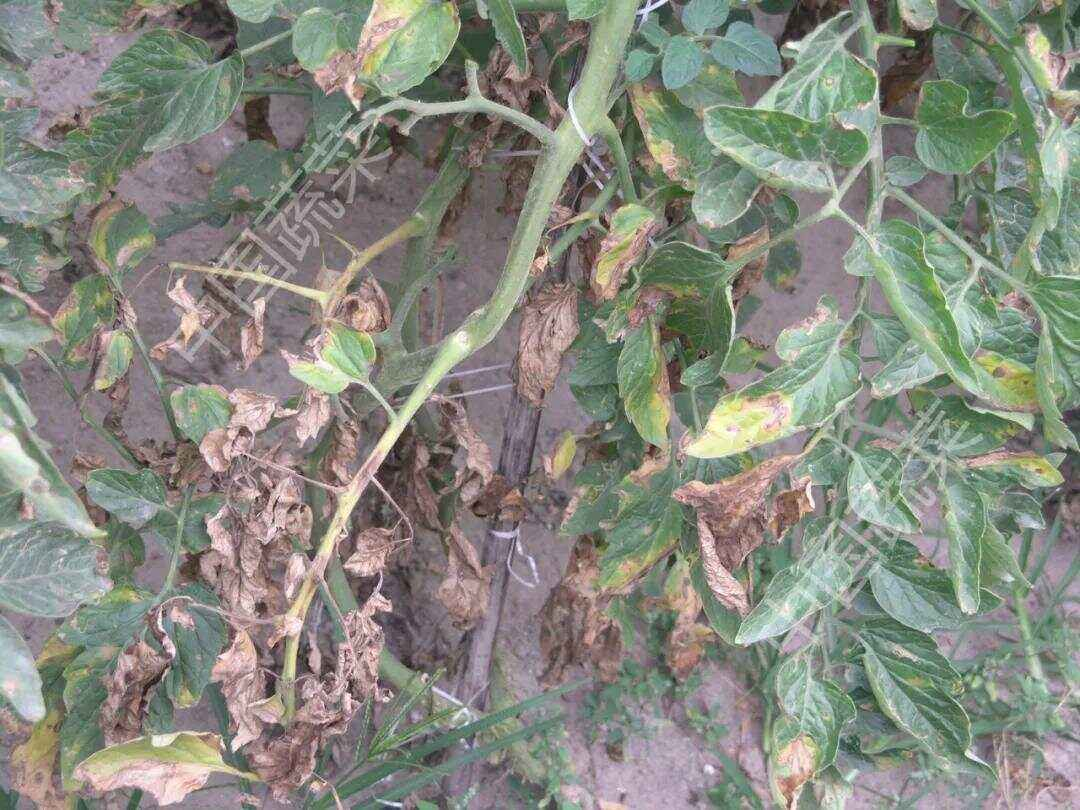
#> input picture tools/dataset_collector/test/test/0/00000.jpg, 1080 x 810 px
$ python filter_dataset_quality.py --input-dir test/test/0 --output-dir out
#> lines starting #> are read from the running program, lines starting #| are printed output that depends on the picture
#!/usr/bin/env python
# -*- coding: utf-8 -*-

import argparse
import csv
import hashlib
import json
import math
import os
import shutil
from collections import Counter, defaultdict
from dataclasses import asdict, dataclass
from datetime import datetime
from itertools import combinations
from pathlib import Path
from typing import Any, DefaultDict, Dict, Iterable, List, Optional, Sequence, Tuple

from PIL import Image, ImageOps, UnidentifiedImageError


def _get_flat_data(img: Image.Image) -> list:
    """Compatibility wrapper: use get_flattened_data (Pillow >=12.2) or fall back to getdata."""
    if hasattr(img, "get_flattened_data"):
        return list(img.get_flattened_data())
    return list(img.getdata())


IMAGE_EXTENSIONS = {".jpg", ".jpeg", ".png", ".bmp", ".webp"}
DEFAULT_COMPANION_FILES = ("labels.json", "provenance.json")


@dataclass(frozen=True)
class FilterOptions:
    input_dir: Path
    output_dir: Path
    metadata_csv: Optional[Path] = None
    copy_mode: str = "link"
    overwrite: bool = False
    min_file_size: int = 1024
    min_dimension: int = 96
    min_stddev: float = 3.0
    min_entropy: float = 1.0
    near_duplicate_hamming: int = 0
    near_bucket_bits: int = 16
    label_column: str = "label_name"
    max_images: Optional[int] = None
    progress_interval: int = 5000


@dataclass(frozen=True)
class ImageRecord:
    path: Path
    relative_path: str
    metadata: Dict[str, str]
    label_key: str


@dataclass
class ImageMetrics:
    file_size: int = 0
    width: int = 0
    height: int = 0
    stddev: float = 0.0
    entropy: float = 0.0
    sha256: str = ""
    ahash: int = 0


def parse_args() -> FilterOptions:
    parser = argparse.ArgumentParser(
        description="Create an auditable filtered copy of an image-classification dataset export.",
    )
    parser.add_argument("--input-dir", type=Path, required=True, help="Input dataset directory")
    parser.add_argument("--output-dir", type=Path, required=True, help="Filtered dataset output directory")
    parser.add_argument(
        "--metadata-csv",
        type=Path,
        default=None,
        help="Metadata CSV with file_name and label columns. Defaults to <input-dir>/metadata.csv when present.",
    )
    parser.add_argument("--copy-mode", choices=["copy", "link"], default="link", help="Copy files or create hard links")
    parser.add_argument("--overwrite", action="store_true", help="Replace output directory if it already exists")
    parser.add_argument("--min-file-size", type=int, default=1024, help="Reject files smaller than this many bytes")
    parser.add_argument("--min-dimension", type=int, default=96, help="Reject images whose shorter side is smaller")
    parser.add_argument("--min-stddev", type=float, default=3.0, help="Reject very low-contrast grayscale images")
    parser.add_argument("--min-entropy", type=float, default=1.0, help="Reject very low-information grayscale images")
    parser.add_argument(
        "--near-duplicate-hamming",
        type=int,
        default=0,
        help="aHash Hamming distance for near-duplicate rejection. 0 disables near-duplicate filtering.",
    )
    parser.add_argument(
        "--near-bucket-bits",
        type=int,
        default=16,
        help="Number of high-order aHash bits used for near-duplicate candidate buckets.",
    )
    parser.add_argument("--label-column", default="label_name", help="Metadata column used for same-label dedupe")
    parser.add_argument("--max-images", type=int, default=None, help="Optional cap for smoke tests")
    parser.add_argument("--progress-interval", type=int, default=5000, help="Print progress every N images")
    args = parser.parse_args()
    return FilterOptions(**vars(args))


def is_image_file(path: Path) -> bool:
    return path.suffix.lower() in IMAGE_EXTENSIONS


def normalize_relative(path_value: str) -> str:
    return str(Path(path_value)).replace("\\", "/")


def safe_resolve(path: Path) -> Path:
    return path.expanduser().resolve()


def ensure_output_dir(input_dir: Path, output_dir: Path, overwrite: bool) -> None:
    input_dir = safe_resolve(input_dir)
    output_dir = safe_resolve(output_dir)
    if input_dir == output_dir:
        raise ValueError("--output-dir must be different from --input-dir")
    if output_dir.exists() and overwrite:
        shutil.rmtree(output_dir)
    elif output_dir.exists() and any(output_dir.iterdir()):
        raise FileExistsError(f"Output directory already exists and is not empty: {output_dir}")
    output_dir.mkdir(parents=True, exist_ok=True)


# [26 lines left out: function iter_records_from_metadata, not called in this run]


def iter_records_from_directory(input_dir: Path, max_images: Optional[int]) -> Tuple[List[ImageRecord], List[str]]:
    records: List[ImageRecord] = []
    for path in sorted(input_dir.rglob("*")):
        if max_images is not None and len(records) >= max_images:
            break
        if not path.is_file() or not is_image_file(path):
            continue
        relative_path = normalize_relative(str(path.relative_to(input_dir)))
        label_key = path.parent.name
        records.append(
            ImageRecord(
                path=path,
                relative_path=relative_path,
                metadata={
                    "file_name": relative_path,
                    "split": path.parent.parent.name if path.parent.parent != input_dir else "",
                    "label": "",
                    "label_name": label_key,
                    "source": "",
                    "source_url": "",
                    "license": "",
                    "original_path": relative_path,
                },
                label_key=label_key,
            ),
        )
#> pass 2 of the loop in iter_records_from_directory, `for path in sorted(input_dir.rglob("*")):`:
#> the loop in copy_companion_files, `for filename in DEFAULT_COMPANION_FILES:` made 2 passes; (reads tools/dataset_collector/test/labels.json from the repository)
    return records, ["file_name", "split", "label", "label_name", "source", "source_url", "license", "original_path"]


def load_records(options: FilterOptions) -> Tuple[List[ImageRecord], List[str], Optional[Path]]:
    metadata_csv = options.metadata_csv
    default_metadata = options.input_dir / "metadata.csv"
    if metadata_csv is None and default_metadata.exists():
        metadata_csv = default_metadata

    if metadata_csv is not None:
        return (*iter_records_from_metadata(options.input_dir, metadata_csv, options.label_column, options.max_images), metadata_csv)
    records, fieldnames = iter_records_from_directory(options.input_dir, options.max_images)
    return records, fieldnames, None


def file_sha256(path: Path) -> str:
    digest = hashlib.sha256()
    with open(path, "rb") as f:
        for chunk in iter(lambda: f.read(1024 * 1024), b""):
            digest.update(chunk)
    return digest.hexdigest()


def image_entropy(gray: Image.Image) -> float:
    histogram = gray.histogram()
    total = sum(histogram)
    if total == 0:
        return 0.0
    entropy = 0.0
    for count in histogram:
        if count:
            probability = count / total
            entropy -= probability * math.log2(probability)
    return entropy


def average_hash(gray: Image.Image) -> int:
    small = gray.resize((8, 8), Image.Resampling.LANCZOS)
    values = _get_flat_data(small)
    mean = sum(values) / len(values)
    result = 0
    for value in values:
        result = (result << 1) | int(value >= mean)
    return result


def analyze_image(path: Path) -> ImageMetrics:
    metrics = ImageMetrics(file_size=path.stat().st_size, sha256=file_sha256(path))
    with Image.open(path) as image:
#> image is the input picture: PIL image 1080x810 RGB; mean R, G, B 135, 137.5, 127.3
        image.load()
        image = ImageOps.exif_transpose(image)
        metrics.width, metrics.height = image.size
        gray = ImageOps.grayscale(image)
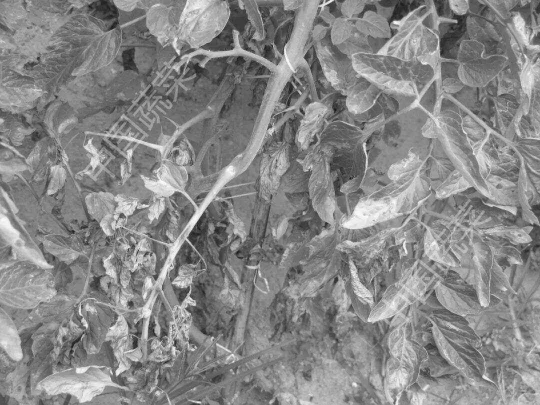
#> gray: PIL image 1080x810 L (shown at 1/2 size); min 3, max 254, mean 135.6
        small = gray.resize((64, 64), Image.Resampling.LANCZOS)
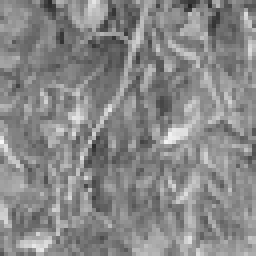
#> small: PIL image 64x64 L (shown 4 times larger); min 36, max 247, mean 135.6
        values = _get_flat_data(small)
#> values = 4096 values, max 247 at index 2240, min 36 at index 111, mean 135.6
        mean = sum(values) / len(values)
#> mean = 135.6
        variance = sum((value - mean) ** 2 for value in values) / len(values)
#> variance = 866.7
        metrics.stddev = math.sqrt(variance)
#> metrics.stddev = 29.44
        metrics.entropy = image_entropy(small)
#> in image_entropy, `histogram = gray.histogram()`: histogram = 256 values, max 71 at index 129, min 0 at index 0, mean 16
#> in image_entropy, `total = sum(histogram)`: total = 4096
#> the loop in image_entropy, `for count in histogram:` made 256 passes
#> (count, probability, entropy) on passes 37, 44, 46, 49, 52, 55, 56, 57: (1, 0.000244, 0.00293), (1, 0.000244, 0.00586), (1, 0.000244, 0.00879), (1, 0.000244, 0.0117), (3, 0.000732, 0.0193), (2, 0.000488, 0.0247), (7, 0.00171, 0.0404), (1, 0.000244, 0.0434)
#> after the loop in image_entropy, `for count in histogram:`: entropy = 6.87
#> metrics.entropy = 6.87
        metrics.ahash = average_hash(gray)
#> in average_hash, `values = _get_flat_data(small)`: values = 64 values, max 167 at index 37, min 104 at index 11, mean 135.2
#> in average_hash, `mean = sum(values) / len(values)`: mean = 135.2
#> the loop in average_hash, `for value in values:` made 64 passes
#> (value, result) on passes 1 to 8: (140, 1), (108, 2), (151, 5), (125, 10), (127, 20), (138, 41), (116, 82), (120, 164)
#> after the loop in average_hash, `for value in values:`: result = 11818575135636973519
#> metrics.ahash = 11818575135636973519
    return metrics


def quality_rejection_reason(metrics: ImageMetrics, options: FilterOptions) -> Optional[str]:
    if metrics.file_size < options.min_file_size:
        return "file_too_small"
    if min(metrics.width, metrics.height) < options.min_dimension:
        return "dimensions_too_small"
    if metrics.stddev < options.min_stddev:
        return "low_stddev"
    if metrics.entropy < options.min_entropy:
        return "low_entropy"
    return None


def build_hamming_masks(bits: int, max_distance: int) -> List[int]:
    if max_distance <= 0:
        return [0]
    positions = range(bits)
    masks = [0]
    for distance in range(1, max_distance + 1):
        for combo in combinations(positions, distance):
            mask = 0
            for bit_index in combo:
                mask |= 1 << bit_index
            masks.append(mask)
    return masks


def hash_prefix(value: int, bits: int) -> int:
    if bits <= 0:
        return 0
    return value >> (64 - bits)


def find_near_duplicate(
    label_key: str,
    image_hash: int,
    seen_hashes: DefaultDict[Tuple[str, int], List[Tuple[int, str]]],
    hamming_threshold: int,
    bucket_bits: int,
    prefix_masks: Sequence[int],
) -> Optional[str]:
    if hamming_threshold <= 0:
        return None
    prefix = hash_prefix(image_hash, bucket_bits)
    for mask in prefix_masks:
        candidate_prefix = prefix ^ mask
        for kept_hash, kept_relative_path in seen_hashes.get((label_key, candidate_prefix), []):
            if (image_hash ^ kept_hash).bit_count() <= hamming_threshold:
                return kept_relative_path
    return None


def copy_or_link(src: Path, dst: Path, mode: str) -> None:
    dst.parent.mkdir(parents=True, exist_ok=True)
    if dst.exists():
        dst.unlink()
    if mode == "link":
        try:
            os.link(src, dst)
            return
        except OSError:
            pass
    shutil.copy2(src, dst)


def copy_companion_files(input_dir: Path, output_dir: Path) -> None:
    for filename in DEFAULT_COMPANION_FILES:
        source = input_dir / filename
        if source.exists():
            shutil.copy2(source, output_dir / filename)


def write_csv(path: Path, rows: List[Dict[str, Any]], fieldnames: Sequence[str]) -> None:
    path.parent.mkdir(parents=True, exist_ok=True)
    with open(path, "w", newline="", encoding="utf-8") as f:
        writer = csv.DictWriter(f, fieldnames=list(fieldnames), extrasaction="ignore")
        writer.writeheader()
        writer.writerows(rows)


def write_rejections(path: Path, rows: List[Dict[str, Any]]) -> None:
    fieldnames = [
        "file_name",
        "label_key",
        "reason",
        "duplicate_of",
        "file_size",
        "width",
        "height",
        "stddev",
        "entropy",
        "sha256",
        "ahash",
        "source",
        "original_path",
    ]
    write_csv(path, rows, fieldnames)


def append_filter_card(output_dir: Path, report: Dict[str, Any]) -> None:
    section = [
        "",
        "## Quality Filter",
        "",
        f"- Filtered export generated: `{report['generated_at']}`",
        f"- Input images checked: `{report['input_images']}`",
        f"- Images kept: `{report['kept_images']}`",
        f"- Images rejected: `{report['rejected_images']}`",
        f"- Exact duplicates removed: `{report['rejection_counts'].get('exact_duplicate', 0)}`",
        f"- Near duplicates removed: `{report['rejection_counts'].get('near_duplicate', 0)}`",
        f"- Corrupt or unreadable files removed: `{report['rejection_counts'].get('invalid_image', 0)}`",
        "",
        "Filter artifacts:",
        "",
        "- `filter_report.json`: aggregate counts and thresholds.",
        "- `rejections.csv`: one row per excluded file with reason and duplicate source when applicable.",
        "- `metadata.csv`: filtered rows only.",
        "",
    ]
    for filename in ("README.md", "dataset_card.md"):
        path = output_dir / filename
        existing = path.read_text(encoding="utf-8") if path.exists() else "# Filtered Plant Disease Dataset\n"
        path.write_text(existing.rstrip() + "\n" + "\n".join(section), encoding="utf-8")


# [22 lines left out: function build_rejection_row, not called in this run]


def run_filter(options: FilterOptions) -> Dict[str, Any]:
    input_dir = safe_resolve(options.input_dir)
    output_dir = safe_resolve(options.output_dir)
    effective_options = FilterOptions(**{**asdict(options), "input_dir": input_dir, "output_dir": output_dir})

    ensure_output_dir(input_dir, output_dir, options.overwrite)
    records, metadata_fieldnames, metadata_csv = load_records(effective_options)
    copy_companion_files(input_dir, output_dir)

    seen_sha: Dict[str, str] = {}
    seen_hashes: DefaultDict[Tuple[str, int], List[Tuple[int, str]]] = defaultdict(list)
    prefix_masks = build_hamming_masks(options.near_bucket_bits, options.near_duplicate_hamming)
    kept_rows: List[Dict[str, Any]] = []
    kept_audit_rows: List[Dict[str, Any]] = []
    rejected_rows: List[Dict[str, Any]] = []
    rejection_counts: Counter = Counter()
    split_counts: Counter = Counter()
    source_counts: Counter = Counter()
    label_counts: Counter = Counter()

    for index, record in enumerate(records, start=1):
        if not record.path.exists():
            reason = "missing_file"
            rejected_rows.append(build_rejection_row(record, reason))
            rejection_counts[reason] += 1
            continue

        try:
            metrics = analyze_image(record.path)
        except (OSError, UnidentifiedImageError, ValueError):
            reason = "invalid_image"
            rejected_rows.append(build_rejection_row(record, reason))
            rejection_counts[reason] += 1
            continue

        reason = quality_rejection_reason(metrics, effective_options)
        duplicate_of = ""
        if reason is None and metrics.sha256 in seen_sha:
            reason = "exact_duplicate"
            duplicate_of = seen_sha[metrics.sha256]
        if reason is None:
            duplicate_of = find_near_duplicate(
                record.label_key,
                metrics.ahash,
                seen_hashes,
                effective_options.near_duplicate_hamming,
                effective_options.near_bucket_bits,
                prefix_masks,
            )
            if duplicate_of:
                reason = "near_duplicate"

        if reason is not None:
            rejected_rows.append(build_rejection_row(record, reason, metrics, duplicate_of))
            rejection_counts[reason] += 1
        else:
            seen_sha[metrics.sha256] = record.relative_path
            prefix = hash_prefix(metrics.ahash, effective_options.near_bucket_bits)
#> prefix = 41988
            seen_hashes[(record.label_key, prefix)].append((metrics.ahash, record.relative_path))
            copy_or_link(record.path, output_dir / record.relative_path, effective_options.copy_mode)
            kept_rows.append(record.metadata)
            kept_audit_rows.append(
                {
                    "file_name": record.relative_path,
                    "label_key": record.label_key,
                    "source": record.metadata.get("source", ""),
                    "sha256": metrics.sha256,
                    "ahash": f"{metrics.ahash:016x}",
                    "width": metrics.width,
                    "height": metrics.height,
                    "stddev": round(metrics.stddev, 4),
                    "entropy": round(metrics.entropy, 4),
                },
            )
            split_counts[record.metadata.get("split", "")] += 1
            source_counts[record.metadata.get("source", "")] += 1
            label_counts[record.metadata.get("label_name", record.label_key)] += 1

        if effective_options.progress_interval and index % effective_options.progress_interval == 0:
            print(
                f"checked={index} kept={len(kept_rows)} rejected={len(rejected_rows)} "
                f"exact_dup={rejection_counts.get('exact_duplicate', 0)} "
                f"near_dup={rejection_counts.get('near_duplicate', 0)}",
                flush=True,
            )
#> pass 2 of the loop in run_filter, `for index, record in enumerate(records, start=1):`:
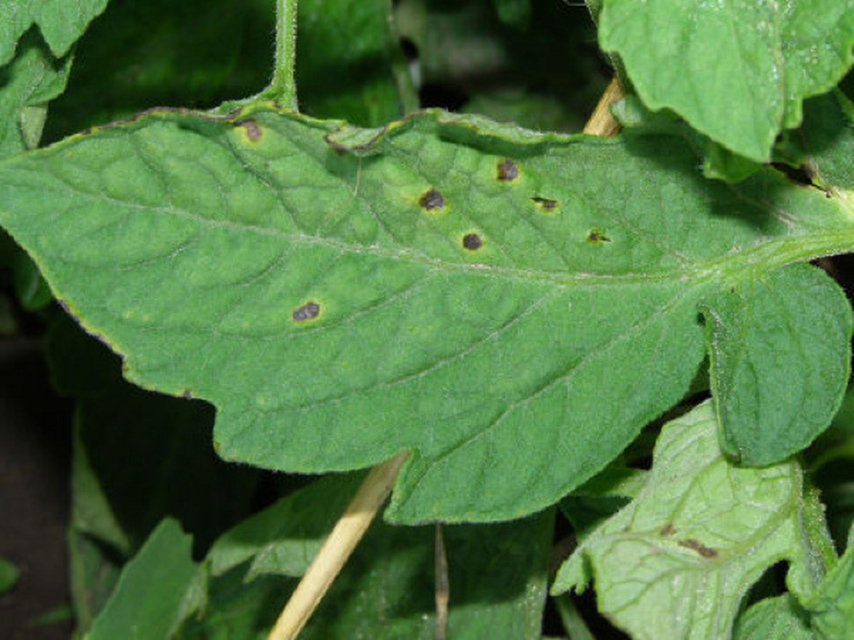
#> input picture tools/dataset_collector/test/test/0/00001.jpg, 1707 x 1280 px (shown at 1/2 size)
#> in analyze_image, image is the input picture: PIL image 1707x1280 RGB; mean R, G, B 80.8, 121.4, 66.5
#> in analyze_image (call 2), `gray = ImageOps.grayscale(image)`:
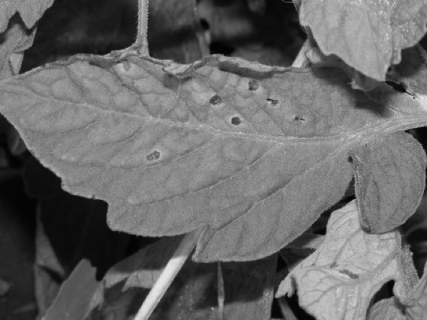
#> gray: PIL image 1707x1280 L (shown at 1/4 size); min 0, max 242, mean 103
#> in analyze_image (call 2), `small = gray.resize((64, 64), Image.Resampling.LANCZOS)`:
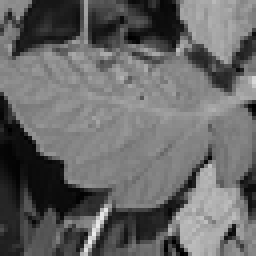
#> small: PIL image 64x64 L (shown 4 times larger); min 0, max 236, mean 103
#> in analyze_image (call 2), `values = _get_flat_data(small)`: values = 4096 values, max 236 at index 3735, min 0 at index 608, mean 103
#> in analyze_image (call 2), `mean = sum(values) / len(values)`: mean = 103
#> variance = 2645.4
#> metrics.stddev = 51.43
#> the loop in image_entropy (call 2), `for count in histogram:` made 256 passes
#> (count, probability, entropy) on passes 1, 4, 5, 6: (6, 0.00146, 0.0138), (7, 0.00171, 0.0349), (9, 0.0022, 0.0543), (12, 0.00293, 0.0789)
#> metrics.entropy = 7.19
#> the loop in average_hash (call 2), `for value in values:` made 64 passes
#> (value, result) on passes 1 to 4: (86, 0), (20, 0), (51, 0), (62, 0)
#> metrics.ahash = 226021655357293319
#> prefix = 802

    if "file_name" not in metadata_fieldnames:
        metadata_fieldnames = ["file_name", *metadata_fieldnames]
    write_csv(output_dir / "metadata.csv", kept_rows, metadata_fieldnames)
    write_rejections(output_dir / "rejections.csv", rejected_rows)
    write_csv(
        output_dir / "kept_audit.csv",
        kept_audit_rows,
        ["file_name", "label_key", "source", "sha256", "ahash", "width", "height", "stddev", "entropy"],
    )

    report = {
        "generated_at": datetime.now().isoformat(timespec="seconds"),
        "input_dir": str(input_dir),
        "output_dir": str(output_dir),
        "metadata_csv": str(metadata_csv) if metadata_csv else None,
        "copy_mode": effective_options.copy_mode,
        "thresholds": {
            "min_file_size": effective_options.min_file_size,
            "min_dimension": effective_options.min_dimension,
            "min_stddev": effective_options.min_stddev,
            "min_entropy": effective_options.min_entropy,
            "near_duplicate_hamming": effective_options.near_duplicate_hamming,
            "near_bucket_bits": effective_options.near_bucket_bits,
            "label_column": effective_options.label_column,
        },
        "input_images": len(records),
        "kept_images": len(kept_rows),
        "rejected_images": len(rejected_rows),
        "rejection_counts": dict(sorted(rejection_counts.items())),
        "split_counts": dict(sorted(split_counts.items())),
        "source_counts": dict(sorted(source_counts.items())),
        "class_count": len(label_counts),
        "top_rejected_reasons": rejection_counts.most_common(),
    }
    (output_dir / "filter_report.json").write_text(json.dumps(report, ensure_ascii=False, indent=2), encoding="utf-8")
    (output_dir / "export_summary.json").write_text(
        json.dumps(
            {
                "output_dir": str(output_dir),
                "images": len(kept_rows),
                "classes": len(label_counts),
                "sources": sorted(source for source in source_counts if source),
                "filtered_from": str(input_dir),
                "filter_report": "filter_report.json",
            },
            ensure_ascii=False,
            indent=2,
        ),
        encoding="utf-8",
    )
    append_filter_card(output_dir, report)
    return report


def main() -> None:
    report = run_filter(parse_args())
#> report = 14 items
    print(json.dumps(report, ensure_ascii=False, indent=2))
#> (printed output is left out)


if __name__ == "__main__":
    main()
